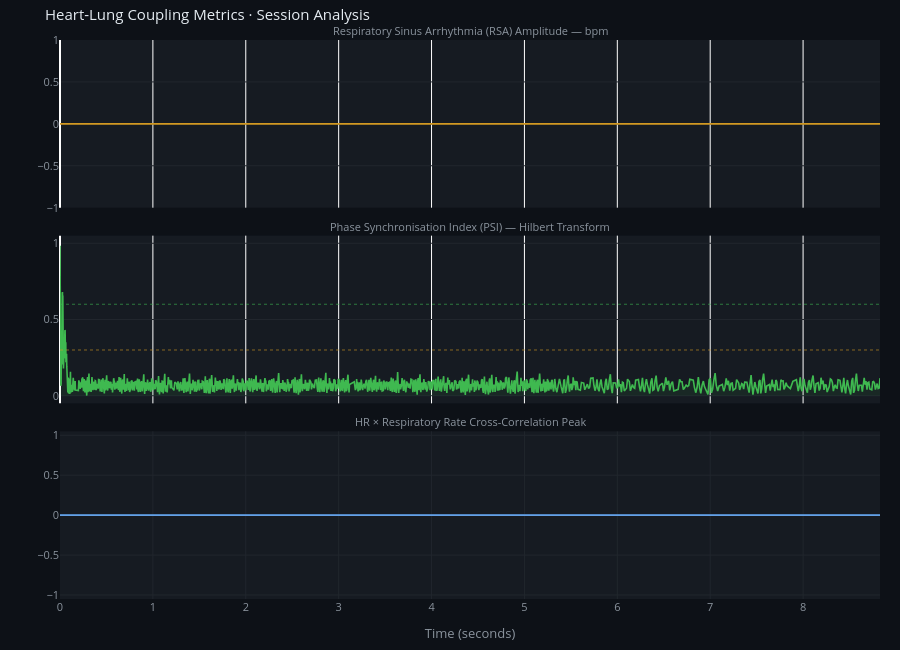

Notebook code cell kept with this figure:
### Markdown cell above
## 6 · Heart-Lung Coupling: RSA · PSI · Cross-Correlation

### Code cell
fig = make_subplots(
    rows=3, cols=1, shared_xaxes=True, vertical_spacing=0.05,
    subplot_titles=[
        'Respiratory Sinus Arrhythmia (RSA) Amplitude — bpm',
        'Phase Synchronisation Index (PSI) — Hilbert Transform',
        'HR × Respiratory Rate Cross-Correlation Peak',
    ]
)

fig.add_trace(go.Scatter(x=df['t_s'], y=df['rsa_amplitude'],
    line=dict(color=C['rsa'], width=1.6), fill='tozeroy',
    fillcolor='rgba(210,153,34,0.08)', name='RSA'), row=1, col=1)

fig.add_trace(go.Scatter(x=df['t_s'], y=df['psi'],
    line=dict(color=C['psi'], width=1.6), fill='tozeroy',
    fillcolor='rgba(63,185,80,0.08)', name='PSI'), row=2, col=1)
fig.add_hline(y=0.6, line_dash='dot', line_color='rgba(63,185,80,0.6)',  line_width=1, row=2, col=1) # type: ignore
fig.add_hline(y=0.3, line_dash='dot', line_color='rgba(210,153,34,0.6)', line_width=1, row=2, col=1) # type: ignore

fig.add_trace(go.Scatter(x=df['t_s'], y=df['xcorr_peak'],
    line=dict(color=C['xcorr'], width=1.6), fill='tozeroy',
    fillcolor='rgba(88,166,255,0.08)', name='XCorr'), row=3, col=1)
fig.add_hline(y=0, line_color='rgba(139,148,158,0.5)', line_width=0.8, row=3, col=1) # type: ignore

fig.update_xaxes(showgrid=True, gridcolor='#21262d', zeroline=False, color='#8b949e', title_text='Time (seconds)', row=3, col=1)
fig.update_yaxes(showgrid=True, gridcolor='#21262d', zeroline=False, color='#8b949e')
fig.update_yaxes(range=[-0.05, 1.05], row=2, col=1)
fig.update_yaxes(range=[-1.05, 1.05], row=3, col=1)
fig.update_layout(
    height=650, showlegend=False,
    paper_bgcolor='#0d1117', plot_bgcolor='#161b22',
    font=dict(color='#8b949e', size=11),
    margin=dict(l=60, r=20, t=40, b=40),
    title=dict(text='Heart-Lung Coupling Metrics · Session Analysis', font=dict(color='#e6edf3', size=15)),
)
fig.update_annotations(font=dict(size=11, color='#8b949e'))
fig.show()

print('\n=== COUPLING SUMMARY ===')
print(f'  RSA amplitude:  mean {df["rsa_amplitude"].mean():.2f} bpm, max {df["rsa_amplitude"].max():.2f} bpm')
print(f'  PSI:            mean {df["psi"].mean():.3f}, max {df["psi"].max():.3f}')
print(f'  XCorr peak:     mean {df["xcorr_peak"].mean():.3f}')
psi_pct = (df['psi'] > 0.6).mean() * 100
print(f'  Time PSI > 0.6: {psi_pct:.1f}% of session (strong phase locking)')

### Figure 1 — Plotly figure (JSON) as saved in the notebook; plotly's stock layout.template omitted (floating-point values rounded to 4 significant figures; data arrays with more than 128 entries replaced by an {"elided": "..."} marker saying what was removed)
{"data": [{"fill": "tozeroy", "fillcolor": "rgba(210,153,34,0.08)", "line": {"color": "#d29922", "width": 1.6}, "name": "RSA", "type": "scatter", "x": {"elided": "1200 float values"}, "xaxis": "x", "y": {"elided": "1200 float values"}, "yaxis": "y"}, {"fill": "tozeroy", "fillcolor": "rgba(63,185,80,0.08)", "line": {"color": "#3fb950", "width": 1.6}, "name": "PSI", "type": "scatter", "x": {"elided": "1200 float values"}, "xaxis": "x2", "y": {"elided": "1200 float values"}, "yaxis": "y2"}, {"fill": "tozeroy", "fillcolor": "rgba(88,166,255,0.08)", "line": {"color": "#58a6ff", "width": 1.6}, "name": "XCorr", "type": "scatter", "x": {"elided": "1200 float values"}, "xaxis": "x3", "y": {"elided": "1200 float values"}, "yaxis": "y3"}], "layout": {"annotations": [{"font": {"color": "#8b949e", "size": 11}, "showarrow": false, "text": "Respiratory Sinus Arrhythmia (RSA) Amplitude — bpm", "x": 0.5, "xanchor": "center", "xref": "paper", "y": 1, "yanchor": "bottom", "yref": "paper"}, {"font": {"color": "#8b949e", "size": 11}, "showarrow": false, "text": "Phase Synchronisation Index (PSI) — Hilbert Transform", "x": 0.5, "xanchor": "center", "xref": "paper", "y": 0.65, "yanchor": "bottom", "yref": "paper"}, {"font": {"color": "#8b949e", "size": 11}, "showarrow": false, "text": "HR × Respiratory Rate Cross-Correlation Peak", "x": 0.5, "xanchor": "center", "xref": "paper", "y": 0.3, "yanchor": "bottom", "yref": "paper"}], "font": {"color": "#8b949e", "size": 11}, "height": 650, "margin": {"b": 40, "l": 60, "r": 20, "t": 40}, "paper_bgcolor": "#0d1117", "plot_bgcolor": "#161b22", "shapes": [{"line": {"color": "rgba(63,185,80,0.6)", "dash": "dot", "width": 1}, "type": "line", "x0": 0, "x1": 1, "xref": "x2 domain", "y0": 0.6, "y1": 0.6, "yref": "y2"}, {"line": {"color": "rgba(210,153,34,0.6)", "dash": "dot", "width": 1}, "type": "line", "x0": 0, "x1": 1, "xref": "x2 domain", "y0": 0.3, "y1": 0.3, "yref": "y2"}, {"line": {"color": "rgba(139,148,158,0.5)", "width": 0.8}, "type": "line", "x0": 0, "x1": 1, "xref": "x3 domain", "y0": 0, "y1": 0, "yref": "y3"}], "showlegend": false, "title": {"font": {"color": "#e6edf3", "size": 15}, "text": "Heart-Lung Coupling Metrics · Session Analysis"}, "xaxis": {"anchor": "y", "domain": [0, 1], "matches": "x3", "showticklabels": false}, "xaxis2": {"anchor": "y2", "domain": [0, 1], "matches": "x3", "showticklabels": false}, "xaxis3": {"anchor": "y3", "color": "#8b949e", "domain": [0, 1], "gridcolor": "#21262d", "showgrid": true, "title": {"text": "Time (seconds)"}, "zeroline": false}, "yaxis": {"anchor": "x", "color": "#8b949e", "domain": [0.7, 1], "gridcolor": "#21262d", "showgrid": true, "zeroline": false}, "yaxis2": {"anchor": "x2", "color": "#8b949e", "domain": [0.35, 0.65], "gridcolor": "#21262d", "range": [-0.05, 1.05], "showgrid": true, "zeroline": false}, "yaxis3": {"anchor": "x3", "color": "#8b949e", "domain": [0, 0.3], "gridcolor": "#21262d", "range": [-1.05, 1.05], "showgrid": true, "zeroline": false}}}
